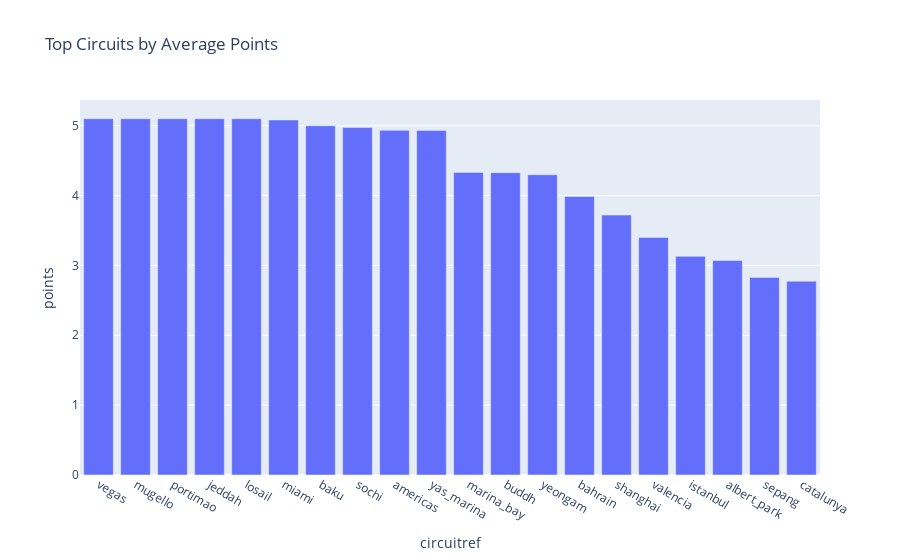
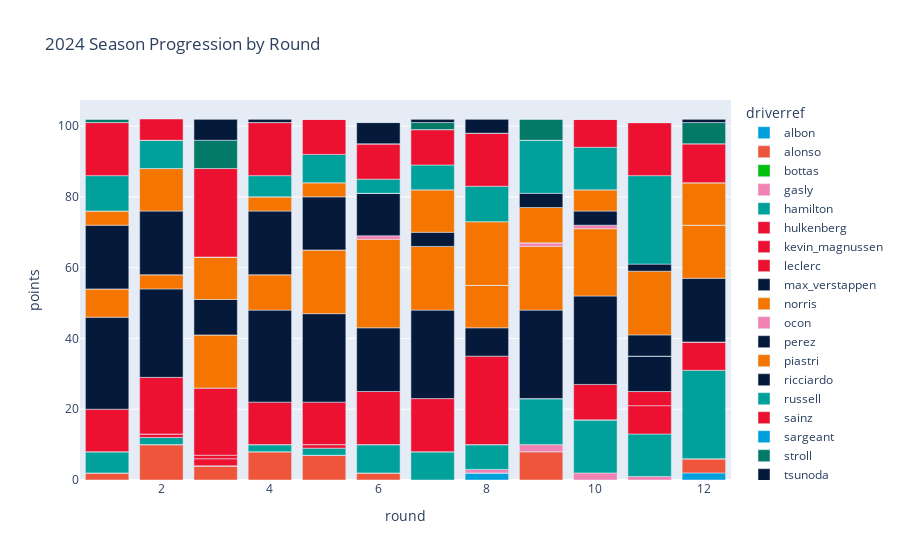

Source (notebook cell) for these figures, in order:
### Markdown cell above
### Dashboard 3: Race Analytics
	• Circuit performance analysis
	• Strategy effectiveness
	• Real-time season tracking

### Code cell
# Circuit Performance Analysis
circuit_perf = (
    df.groupby('circuitref')['points']
    .mean().sort_values(ascending=False)
    .reset_index()
)
fig_circ = px.bar(
    circuit_perf.head(20),
    x='circuitref', y='points',
    title="Top Circuits by Average Points"
)
fig_circ.write_html("results/visualizations/dashboard3_circuit_perf.html")
fig_circ.show()

# Strategy Effectiveness (Grid vs Finish)
df_2024 = df[df['year'] == 2024].copy()

if 'pitstops' not in df_2024.columns:
    print("Kolom 'pitstops' tidak ditemukan — menggunakan proxy (laps/grid) sebagai indikator strategi.")
    df_2024['pitstops'] = (df_2024['laps'] / df_2024['grid']).fillna(0)

strategy_eff = (
    df_2024.groupby('constructorref')
    .agg(avg_pitstops=('pitstops', 'mean'),
         avg_points=('points', 'mean'),
         avg_position=('position', 'mean'))
    .reset_index()
)

plt.figure(figsize=(8, 6))
sns.scatterplot(
    data=strategy_eff,
    x='avg_pitstops',
    y='avg_points',
    hue='constructorref',
    s=100,
    palette='tab10'
)
plt.title("Pit Stop Strategy Effectiveness — Season 2024")
plt.xlabel("Average Pit Stops (Proxy)")
plt.ylabel("Average Points Scored")
plt.legend(bbox_to_anchor=(1.05, 1), loc='upper left')
plt.tight_layout()
plt.show()

# Real-Time Season Tracking 
season_2024 = df[df['year'] == 2024]
color_map_season_2024 = {
    'albon': '#00A0DD',
    'Alonso': '#037A68',
    'bottas': '#01C00E',
    'gasly': '#F282B4',
    'hamilton': '#00A19B',
    'hulkenberg': '#ED1131',
    'kevin_magnussen': '#ED1131',
    'leclerc': '#ED1131',
    'max_verstappen': '#051A3B',
    'norris': '#F47600',
    'ocon': '#F282B4',
    'perez': '#051A3B',
    'piastri': '#F47600',
    'ricciardo': '#051A3B',
    'russell': '#00A19B',
    'sainz': '#ED1131',
    'sargeant': '#00A0DD',
    'stroll': '#037A68',
    'tsunoda': '#051A3B',
    'zhou': '#01C00E',
    'bearman': '#ED1131'
}

fig_season = px.bar(
    season_2024.groupby(['round','driverref'])['points'].sum().reset_index(),
    x='round', y='points', color='driverref',
    title="2024 Season Progression by Round",
    color_discrete_map=color_map_season_2024
)
fig_season.write_html("results/visualizations/dashboard3_season_2024.html")
fig_season.show()

### Figure 1 — Plotly figure (JSON) as saved in the notebook; plotly's stock layout.template omitted (floating-point values rounded to 4 significant figures)
{"data": [{"hovertemplate": "circuitref=%{x}<br>points=%{y}<extra></extra>", "legendgroup": "", "marker": {"color": "#636efa", "pattern": {"shape": ""}}, "name": "", "orientation": "v", "showlegend": false, "textposition": "auto", "type": "bar", "x": ["vegas", "mugello", "portimao", "jeddah", "losail", "miami", "baku", "sochi", "americas", "yas_marina", "marina_bay", "buddh", "yeongam", "bahrain", "shanghai", "valencia", "istanbul", "albert_park", "sepang", "catalunya"], "xaxis": "x", "y": [5.1, 5.1, 5.1, 5.1, 5.1, 5.083, 5.0, 4.975, 4.934, 4.934, 4.332, 4.329, 4.298, 3.989, 3.721, 3.402, 3.13, 3.071, 2.829, 2.775], "yaxis": "y"}], "layout": {"barmode": "relative", "legend": {"tracegroupgap": 0}, "title": {"text": "Top Circuits by Average Points"}, "xaxis": {"anchor": "y", "domain": [0, 1], "title": {"text": "circuitref"}}, "yaxis": {"anchor": "x", "domain": [0, 1], "title": {"text": "points"}}}}

### Figure 2 — Plotly figure (JSON) as saved in the notebook; plotly's stock layout.template omitted (floating-point values rounded to 4 significant figures)
{"data": [{"hovertemplate": "driverref=albon<br>round=%{x}<br>points=%{y}<extra></extra>", "legendgroup": "albon", "marker": {"color": "#00A0DD", "pattern": {"shape": ""}}, "name": "albon", "orientation": "v", "showlegend": true, "textposition": "auto", "type": "bar", "x": [1, 2, 3, 4, 5, 6, 7, 8, 9, 10, 11, 12], "xaxis": "x", "y": [0.0, 0.0, 0.0, 0.0, 0.0, 0.0, 0.0, 2.0, 0.0, 0.0, 0.0, 2.0], "yaxis": "y"}, {"hovertemplate": "driverref=alonso<br>round=%{x}<br>points=%{y}<extra></extra>", "legendgroup": "alonso", "marker": {"color": "#EF553B", "pattern": {"shape": ""}}, "name": "alonso", "orientation": "v", "showlegend": true, "textposition": "auto", "type": "bar", "x": [1, 2, 3, 4, 5, 6, 7, 8, 9, 10, 11, 12], "xaxis": "x", "y": [2.0, 10.0, 4.0, 8.0, 7.0, 2.0, 0.0, 0.0, 8.0, 0.0, 0.0, 4.0], "yaxis": "y"}, {"hovertemplate": "driverref=bottas<br>round=%{x}<br>points=%{y}<extra></extra>", "legendgroup": "bottas", "marker": {"color": "#01C00E", "pattern": {"shape": ""}}, "name": "bottas", "orientation": "v", "showlegend": true, "textposition": "auto", "type": "bar", "x": [1, 2, 3, 4, 5, 6, 7, 8, 9, 10, 11, 12], "xaxis": "x", "y": [0.0, 0.0, 0.0, 0.0, 0.0, 0.0, 0.0, 0.0, 0.0, 0.0, 0.0, 0.0], "yaxis": "y"}, {"hovertemplate": "driverref=gasly<br>round=%{x}<br>points=%{y}<extra></extra>", "legendgroup": "gasly", "marker": {"color": "#F282B4", "pattern": {"shape": ""}}, "name": "gasly", "orientation": "v", "showlegend": true, "textposition": "auto", "type": "bar", "x": [1, 2, 3, 4, 5, 6, 7, 8, 9, 10, 11, 12], "xaxis": "x", "y": [0.0, 0.0, 0.0, 0.0, 0.0, 0.0, 0.0, 1.0, 2.0, 2.0, 1.0, 0.0], "yaxis": "y"}, {"hovertemplate": "driverref=hamilton<br>round=%{x}<br>points=%{y}<extra></extra>", "legendgroup": "hamilton", "marker": {"color": "#00A19B", "pattern": {"shape": ""}}, "name": "hamilton", "orientation": "v", "showlegend": true, "textposition": "auto", "type": "bar", "x": [1, 2, 3, 4, 5, 6, 7, 8, 9, 10, 11, 12], "xaxis": "x", "y": [6.0, 2.0, 0.0, 2.0, 2.0, 8.0, 8.0, 7.0, 13.0, 15.0, 12.0, 25.0], "yaxis": "y"}, {"hovertemplate": "driverref=hulkenberg<br>round=%{x}<br>points=%{y}<extra></extra>", "legendgroup": "hulkenberg", "marker": {"color": "#ED1131", "pattern": {"shape": ""}}, "name": "hulkenberg", "orientation": "v", "showlegend": true, "textposition": "auto", "type": "bar", "x": [1, 2, 3, 4, 5, 6, 7, 8, 9, 10, 11, 12], "xaxis": "x", "y": [0.0, 1.0, 2.0, 0.0, 1.0, 0.0, 0.0, 0.0, 0.0, 0.0, 8.0, 8.0], "yaxis": "y"}, {"hovertemplate": "driverref=kevin_magnussen<br>round=%{x}<br>points=%{y}<extra></extra>", "legendgroup": "kevin_magnussen", "marker": {"color": "#ED1131", "pattern": {"shape": ""}}, "name": "kevin_magnussen", "orientation": "v", "showlegend": true, "textposition": "auto", "type": "bar", "x": [1, 2, 3, 4, 5, 6, 7, 8, 9, 10, 11, 12], "xaxis": "x", "y": [0.0, 0.0, 1.0, 0.0, 0.0, 0.0, 0.0, 0.0, 0.0, 0.0, 4.0, 0.0], "yaxis": "y"}, {"hovertemplate": "driverref=leclerc<br>round=%{x}<br>points=%{y}<extra></extra>", "legendgroup": "leclerc", "marker": {"color": "#ED1131", "pattern": {"shape": ""}}, "name": "leclerc", "orientation": "v", "showlegend": true, "textposition": "auto", "type": "bar", "x": [1, 2, 3, 4, 5, 6, 7, 8, 9, 10, 11, 12], "xaxis": "x", "y": [12.0, 16.0, 19.0, 12.0, 12.0, 15.0, 15.0, 25.0, 0.0, 10.0, 0.0, 0.0], "yaxis": "y"}, {"hovertemplate": "driverref=max_verstappen<br>round=%{x}<br>points=%{y}<extra></extra>", "legendgroup": "max_verstappen", "marker": {"color": "#051A3B", "pattern": {"shape": ""}}, "name": "max_verstappen", "orientation": "v", "showlegend": true, "textposition": "auto", "type": "bar", "x": [1, 2, 3, 4, 5, 6, 7, 8, 9, 10, 11, 12], "xaxis": "x", "y": [26.0, 25.0, 0.0, 26.0, 25.0, 18.0, 25.0, 8.0, 25.0, 25.0, 10.0, 18.0], "yaxis": "y"}, {"hovertemplate": "driverref=norris<br>round=%{x}<br>points=%{y}<extra></extra>", "legendgroup": "norris", "marker": {"color": "#F47600", "pattern": {"shape": ""}}, "name": "norris", "orientation": "v", "showlegend": true, "textposition": "auto", "type": "bar", "x": [1, 2, 3, 4, 5, 6, 7, 8, 9, 10, 11, 12], "xaxis": "x", "y": [8.0, 4.0, 15.0, 10.0, 18.0, 25.0, 18.0, 12.0, 18.0, 19.0, 0.0, 15.0], "yaxis": "y"}, {"hovertemplate": "driverref=ocon<br>round=%{x}<br>points=%{y}<extra></extra>", "legendgroup": "ocon", "marker": {"color": "#F282B4", "pattern": {"shape": ""}}, "name": "ocon", "orientation": "v", "showlegend": true, "textposition": "auto", "type": "bar", "x": [1, 2, 3, 4, 5, 6, 7, 8, 9, 10, 11, 12], "xaxis": "x", "y": [0.0, 0.0, 0.0, 0.0, 0.0, 1.0, 0.0, 0.0, 1.0, 1.0, 0.0, 0.0], "yaxis": "y"}, {"hovertemplate": "driverref=perez<br>round=%{x}<br>points=%{y}<extra></extra>", "legendgroup": "perez", "marker": {"color": "#051A3B", "pattern": {"shape": ""}}, "name": "perez", "orientation": "v", "showlegend": true, "textposition": "auto", "type": "bar", "x": [1, 2, 3, 4, 5, 6, 7, 8, 9, 10, 11, 12], "xaxis": "x", "y": [18.0, 18.0, 10.0, 18.0, 15.0, 12.0, 4.0, 0.0, 0.0, 4.0, 6.0, 0.0], "yaxis": "y"}, {"hovertemplate": "driverref=piastri<br>round=%{x}<br>points=%{y}<extra></extra>", "legendgroup": "piastri", "marker": {"color": "#F47600", "pattern": {"shape": ""}}, "name": "piastri", "orientation": "v", "showlegend": true, "textposition": "auto", "type": "bar", "x": [1, 2, 3, 4, 5, 6, 7, 8, 9, 10, 11, 12], "xaxis": "x", "y": [4.0, 12.0, 12.0, 4.0, 4.0, 0.0, 12.0, 18.0, 10.0, 6.0, 18.0, 12.0], "yaxis": "y"}, {"hovertemplate": "driverref=ricciardo<br>round=%{x}<br>points=%{y}<extra></extra>", "legendgroup": "ricciardo", "marker": {"color": "#051A3B", "pattern": {"shape": ""}}, "name": "ricciardo", "orientation": "v", "showlegend": true, "textposition": "auto", "type": "bar", "x": [1, 2, 3, 4, 5, 6, 7, 8, 9, 10, 11, 12], "xaxis": "x", "y": [0.0, 0.0, 0.0, 0.0, 0.0, 0.0, 0.0, 0.0, 4.0, 0.0, 2.0, 0.0], "yaxis": "y"}, {"hovertemplate": "driverref=russell<br>round=%{x}<br>points=%{y}<extra></extra>", "legendgroup": "russell", "marker": {"color": "#00A19B", "pattern": {"shape": ""}}, "name": "russell", "orientation": "v", "showlegend": true, "textposition": "auto", "type": "bar", "x": [1, 2, 3, 4, 5, 6, 7, 8, 9, 10, 11, 12], "xaxis": "x", "y": [10.0, 8.0, 0.0, 6.0, 8.0, 4.0, 7.0, 10.0, 15.0, 12.0, 25.0, 0.0], "yaxis": "y"}, {"hovertemplate": "driverref=sainz<br>round=%{x}<br>points=%{y}<extra></extra>", "legendgroup": "sainz", "marker": {"color": "#ED1131", "pattern": {"shape": ""}}, "name": "sainz", "orientation": "v", "showlegend": true, "textposition": "auto", "type": "bar", "x": [1, 3, 4, 5, 6, 7, 8, 9, 10, 11, 12], "xaxis": "x", "y": [15.0, 25.0, 15.0, 10.0, 10.0, 10.0, 15.0, 0.0, 8.0, 15.0, 11.0], "yaxis": "y"}, {"hovertemplate": "driverref=sargeant<br>round=%{x}<br>points=%{y}<extra></extra>", "legendgroup": "sargeant", "marker": {"color": "#00A0DD", "pattern": {"shape": ""}}, "name": "sargeant", "orientation": "v", "showlegend": true, "textposition": "auto", "type": "bar", "x": [1, 2, 4, 5, 6, 7, 8, 9, 10, 11, 12], "xaxis": "x", "y": [0.0, 0.0, 0.0, 0.0, 0.0, 0.0, 0.0, 0.0, 0.0, 0.0, 0.0], "yaxis": "y"}, {"hovertemplate": "driverref=stroll<br>round=%{x}<br>points=%{y}<extra></extra>", "legendgroup": "stroll", "marker": {"color": "#037A68", "pattern": {"shape": ""}}, "name": "stroll", "orientation": "v", "showlegend": true, "textposition": "auto", "type": "bar", "x": [1, 2, 3, 4, 5, 6, 7, 8, 9, 10, 11, 12], "xaxis": "x", "y": [1.0, 0.0, 8.0, 0.0, 0.0, 0.0, 2.0, 0.0, 6.0, 0.0, 0.0, 6.0], "yaxis": "y"}, {"hovertemplate": "driverref=tsunoda<br>round=%{x}<br>points=%{y}<extra></extra>", "legendgroup": "tsunoda", "marker": {"color": "#051A3B", "pattern": {"shape": ""}}, "name": "tsunoda", "orientation": "v", "showlegend": true, "textposition": "auto", "type": "bar", "x": [1, 2, 3, 4, 5, 6, 7, 8, 9, 10, 11, 12], "xaxis": "x", "y": [0.0, 0.0, 6.0, 1.0, 0.0, 6.0, 1.0, 4.0, 0.0, 0.0, 0.0, 1.0], "yaxis": "y"}, {"hovertemplate": "driverref=zhou<br>round=%{x}<br>points=%{y}<extra></extra>", "legendgroup": "zhou", "marker": {"color": "#01C00E", "pattern": {"shape": ""}}, "name": "zhou", "orientation": "v", "showlegend": true, "textposition": "auto", "type": "bar", "x": [1, 2, 3, 4, 5, 6, 7, 8, 9, 10, 11, 12], "xaxis": "x", "y": [0.0, 0.0, 0.0, 0.0, 0.0, 0.0, 0.0, 0.0, 0.0, 0.0, 0.0, 0.0], "yaxis": "y"}, {"hovertemplate": "driverref=bearman<br>round=%{x}<br>points=%{y}<extra></extra>", "legendgroup": "bearman", "marker": {"color": "#ED1131", "pattern": {"shape": ""}}, "name": "bearman", "orientation": "v", "showlegend": true, "textposition": "auto", "type": "bar", "x": [2], "xaxis": "x", "y": [6.0], "yaxis": "y"}], "layout": {"barmode": "relative", "legend": {"title": {"text": "driverref"}, "tracegroupgap": 0}, "title": {"text": "2024 Season Progression by Round"}, "xaxis": {"anchor": "y", "domain": [0, 1], "title": {"text": "round"}}, "yaxis": {"anchor": "x", "domain": [0, 1], "title": {"text": "points"}}}}
